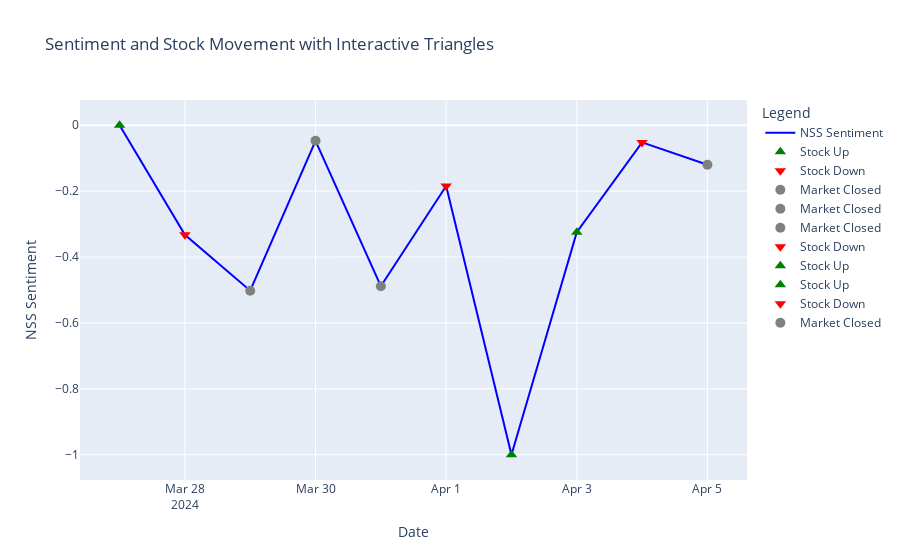

This figure's notebook cell:
### Code cell
import plotly.graph_objects as go

# Creating the line plot for weighted average sentiment
fig = go.Figure()
fig.add_trace(go.Scatter(x=nss_df['date'], y=nss_df['normalized_nss'], mode='lines', name='NSS Sentiment', line=dict(color='blue')))

# Adding markers for actual stock labels
for i, row in nss_df.iterrows():
    if row['actual_label'] == 1:
        fig.add_trace(go.Scatter(x=[row['date']], y=[row['normalized_nss']], mode='markers', marker_symbol='triangle-up', marker_color='green', marker_size=10, name='Stock Up'))
    elif row['actual_label'] == 0:
        fig.add_trace(go.Scatter(x=[row['date']], y=[row['normalized_nss']], mode='markers', marker_symbol='triangle-down', marker_color='red', marker_size=10, name='Stock Down'))
    else:
        fig.add_trace(go.Scatter(x=[row['date']], y=[row['normalized_nss']], mode='markers', marker_symbol='circle', marker_color='grey', marker_size=10, name='Market Closed'))

# Setting layout for the figure
fig.update_layout(title='Sentiment and Stock Movement with Interactive Triangles', xaxis_title='Date', yaxis_title='NSS Sentiment', legend_title='Legend')
fig.show()

### Figure 1 — Plotly figure (JSON) as saved in the notebook; plotly's stock layout.template omitted (floating-point values rounded to 4 significant figures)
{"data": [{"line": {"color": "blue"}, "mode": "lines", "name": "NSS Sentiment", "type": "scatter", "x": ["2024-03-27T00:00:00", "2024-03-28T00:00:00", "2024-03-29T00:00:00", "2024-03-30T00:00:00", "2024-03-31T00:00:00", "2024-04-01T00:00:00", "2024-04-02T00:00:00", "2024-04-03T00:00:00", "2024-04-04T00:00:00", "2024-04-05T00:00:00"], "y": [-6.245e-17, -0.3323, -0.5021, -0.0472, -0.4884, -0.1845, -1, -0.3245, -0.05205, -0.1199]}, {"marker": {"color": "green", "size": 10, "symbol": "triangle-up"}, "mode": "markers", "name": "Stock Up", "type": "scatter", "x": ["2024-03-27T00:00:00"], "y": [-6.245e-17]}, {"marker": {"color": "red", "size": 10, "symbol": "triangle-down"}, "mode": "markers", "name": "Stock Down", "type": "scatter", "x": ["2024-03-28T00:00:00"], "y": [-0.3323]}, {"marker": {"color": "grey", "size": 10, "symbol": "circle"}, "mode": "markers", "name": "Market Closed", "type": "scatter", "x": ["2024-03-29T00:00:00"], "y": [-0.5021]}, {"marker": {"color": "grey", "size": 10, "symbol": "circle"}, "mode": "markers", "name": "Market Closed", "type": "scatter", "x": ["2024-03-30T00:00:00"], "y": [-0.0472]}, {"marker": {"color": "grey", "size": 10, "symbol": "circle"}, "mode": "markers", "name": "Market Closed", "type": "scatter", "x": ["2024-03-31T00:00:00"], "y": [-0.4884]}, {"marker": {"color": "red", "size": 10, "symbol": "triangle-down"}, "mode": "markers", "name": "Stock Down", "type": "scatter", "x": ["2024-04-01T00:00:00"], "y": [-0.1845]}, {"marker": {"color": "green", "size": 10, "symbol": "triangle-up"}, "mode": "markers", "name": "Stock Up", "type": "scatter", "x": ["2024-04-02T00:00:00"], "y": [-1]}, {"marker": {"color": "green", "size": 10, "symbol": "triangle-up"}, "mode": "markers", "name": "Stock Up", "type": "scatter", "x": ["2024-04-03T00:00:00"], "y": [-0.3245]}, {"marker": {"color": "red", "size": 10, "symbol": "triangle-down"}, "mode": "markers", "name": "Stock Down", "type": "scatter", "x": ["2024-04-04T00:00:00"], "y": [-0.05205]}, {"marker": {"color": "grey", "size": 10, "symbol": "circle"}, "mode": "markers", "name": "Market Closed", "type": "scatter", "x": ["2024-04-05T00:00:00"], "y": [-0.1199]}], "layout": {"legend": {"title": {"text": "Legend"}}, "title": {"text": "Sentiment and Stock Movement with Interactive Triangles"}, "xaxis": {"title": {"text": "Date"}}, "yaxis": {"title": {"text": "NSS Sentiment"}}}}
